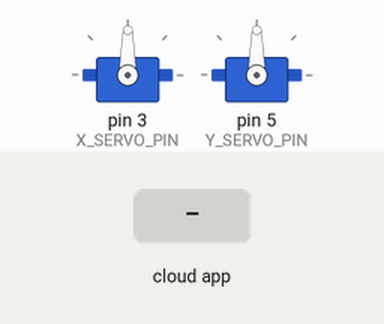
Simulated run of this sketch. Board: Arduino Uno, built with avr-gcc and run on an emulated ATmega328P. Shown: 2 × servo. The inputs (shaded band) are chosen by the test bench. The ROS host is connected and sends only what is stated.

Above: at 1.2 s.
1.3 s: the phone or cloud app sets x_axe_angle to -100
At 1.7 s:
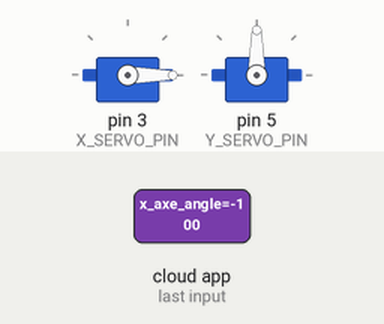
2.8 s: the phone or cloud app sets y_axe_angle to -100
At 4.0 s:
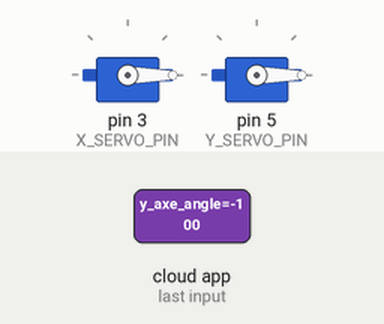
4.3 s: the phone or cloud app sets x_axe_angle to 100
At 5.2 s:
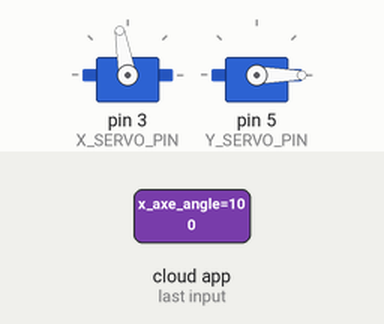
5.8 s: the phone or cloud app sets y_axe_angle to 100
At 6.3 s:
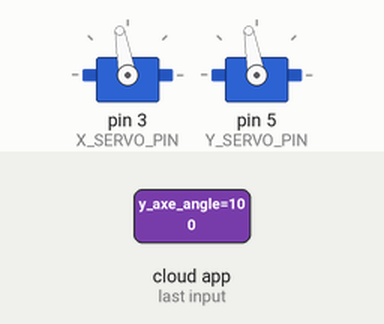
7.3 s: the phone or cloud app sets x_axe_angle to 0
At 8.5 s:
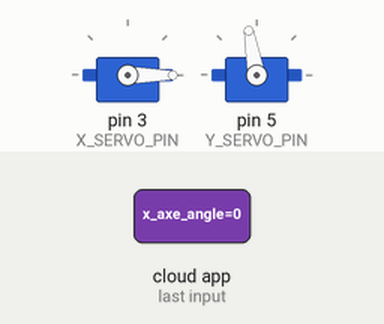
8.8 s: the phone or cloud app sets y_axe_angle to 0
At 9.8 s:
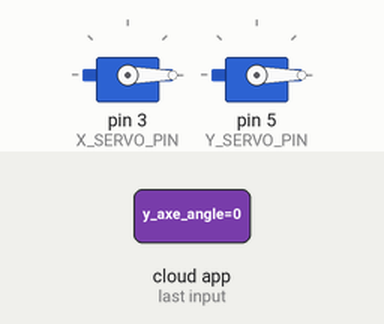
Timing chart, 0 to 11.3 s (numbered marks = the images above; inputs shaded):
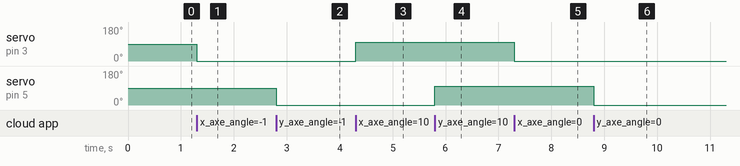

Measured:
- after the input at 1.3 s, servo on pin 3 (X_SERVO_PIN): 90° → 0° at once
- after the input at 2.8 s, servo on pin 5 (Y_SERVO_PIN): 90° → 0° at once
- after the input at 4.3 s, servo on pin 3 (X_SERVO_PIN): 0° → 100° at once
- after the input at 5.8 s, servo on pin 5 (Y_SERVO_PIN): 0° → 100° at once
- after the input at 7.3 s, servo on pin 3 (X_SERVO_PIN): 100° → 0° at once
- after the input at 8.8 s, servo on pin 5 (Y_SERVO_PIN): 100° → 0° at once

The sketch:

arduros.ino
```cpp
#include <ros.h>
#include <std_msgs/Float32.h>
#include <Servo.h>

ros::NodeHandle nh;

Servo xServo;
Servo yServo;

int X_SERVO_PIN = 3;
int Y_SERVO_PIN = 5;

void xAngleCallback(const std_msgs::Float32& msg) {
  // Set the x-axis servo position based on the received angle
  int xAngle = msg.data;
  xServo.write(xAngle);
}

void yAngleCallback(const std_msgs::Float32& msg) {
  // Set the y-axis servo position based on the received angle
  int yAngle = msg.data;
  yServo.write(yAngle);
}

ros::Subscriber<std_msgs::Float32> xAngleSub("x_axe_angle", xAngleCallback);
ros::Subscriber<std_msgs::Float32> yAngleSub("y_axe_angle", yAngleCallback);

void setup() {
  // Initialize the ROS node
  nh.initNode();

  // Attach the servos to the corresponding pins
  xServo.attach(X_SERVO_PIN);
  yServo.attach(Y_SERVO_PIN);

  // Subscribe to the angle topics
  nh.subscribe(xAngleSub);
  nh.subscribe(yAngleSub);
}

void loop() {
  // Process any incoming ROS messages
  nh.spinOnce();

  // Other code for the main loop, if needed
}
```
